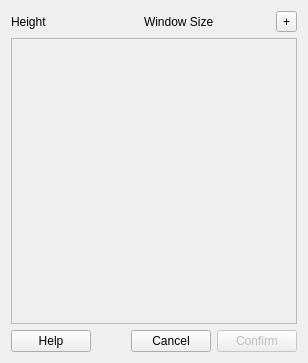
<?xml version="1.0" encoding="UTF-8"?>
<ui version="4.0">
 <class>TopsThresholdsForm</class>
 <widget class="QWidget" name="TopsThresholdsForm">
  <property name="geometry">
   <rect>
    <x>0</x>
    <y>0</y>
    <width>308</width>
    <height>363</height>
   </rect>
  </property>
  <property name="windowTitle">
   <string>Treetop Thresholds</string>
  </property>
  <layout class="QVBoxLayout" name="verticalLayout">
   <item>
    <layout class="QGridLayout" name="gridLayout_3">
     <item row="0" column="0">
      <widget class="QLabel" name="label">
       <property name="text">
        <string>Height</string>
       </property>
      </widget>
     </item>
     <item row="0" column="1">
      <widget class="QLabel" name="label_2">
       <property name="text">
        <string>Window Size</string>
       </property>
      </widget>
     </item>
     <item row="0" column="2">
      <widget class="QToolButton" name="btnAddItem">
       <property name="text">
        <string>+</string>
       </property>
      </widget>
     </item>
    </layout>
   </item>
   <item>
    <widget class="QScrollArea" name="scrollArea">
     <property name="widgetResizable">
      <bool>true</bool>
     </property>
     <widget class="QWidget" name="contents">
      <property name="geometry">
       <rect>
        <x>0</x>
        <y>0</y>
        <width>288</width>
        <height>278</height>
       </rect>
      </property>
     </widget>
    </widget>
   </item>
   <item>
    <layout class="QHBoxLayout" name="buttonLayout">
     <item>
      <widget class="QPushButton" name="btnHelp">
       <property name="mouseTracking">
        <bool>false</bool>
       </property>
       <property name="acceptDrops">
        <bool>false</bool>
       </property>
       <property name="text">
        <string>Help</string>
       </property>
      </widget>
     </item>
     <item>
      <spacer name="horizontalSpacer">
       <property name="orientation">
        <enum>Qt::Horizontal</enum>
       </property>
       <property name="sizeHint" stdset="0">
        <size>
         <width>40</width>
         <height>20</height>
        </size>
       </property>
      </spacer>
     </item>
     <item>
      <widget class="QPushButton" name="btnCancel">
       <property name="enabled">
        <bool>true</bool>
       </property>
       <property name="mouseTracking">
        <bool>false</bool>
       </property>
       <property name="acceptDrops">
        <bool>false</bool>
       </property>
       <property name="text">
        <string>Cancel</string>
       </property>
      </widget>
     </item>
     <item>
      <widget class="QPushButton" name="btnExit">
       <property name="enabled">
        <bool>false</bool>
       </property>
       <property name="mouseTracking">
        <bool>false</bool>
       </property>
       <property name="acceptDrops">
        <bool>false</bool>
       </property>
       <property name="text">
        <string>Confirm</string>
       </property>
      </widget>
     </item>
    </layout>
   </item>
  </layout>
 </widget>
 <resources/>
 <connections/>
</ui>
